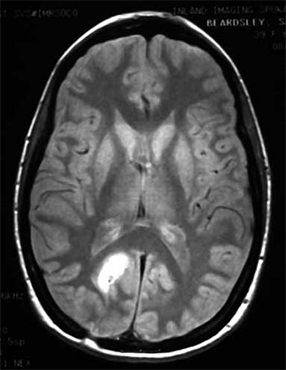
#> input picture Object-Detection/Template-Matching/tumor.png, 286 x 370 px
$ jupyter execute simple-template-matching.ipynb
#> lines starting #> are read from the running program, lines starting #| are printed output that depends on the picture; after the words box and inside, x2 and y2 are one past the last pixel; in counts of white or black regions, pixels touching at a corner belong together
**Introduction to Template Matching**

Template Matching is a computer vision technique used to identify and locate a predefined template (a smaller image or pattern) within a larger image. It is a fundamental approach for object detection and image recognition tasks, relying on finding regions in the input image that match the template.

**How Template Matching Works**

1. Input and Template: You provide a larger input image and a smaller template image that represents the object or pattern to find.

2. Sliding Window Operation: The algorithm slides the template across the input image, comparing the template with regions of the same size in the input image.

3. Similarity Measurement: At each position, a similarity metric is computed to determine how closely the template matches the current region of the input   image. Common metrics include:
   - **Cross-correlation**:
    $$
    R(x, y) = \sum_{i, j} I(x+i, y+j) T(i, j)
    $$
   - **Normalized cross-correlation**:
   $$
   R(x, y) = \frac{\sum_{i, j} \left( I(x+i, y+j) - \bar{I} \right) \left( T(i, j) - \bar{T} \right)}{\sqrt{\sum_{i, j} \left( I(x+i, y+j) - \bar{I} \right)^2 \sum_{i, j} \left( T(i, j) - \bar{T} \right)^2}}
   $$
   - **Sum of squared differences (SSD)**:
   $$
   R(x, y) = \sum_{i, j} \left( I(x+i, y+j) - T(i, j) \right)^2
   $$

4. Best Match: The location with the highest similarity score (or lowest SSD) is considered the best match, and the template is assumed to   be found there.

**Applications of Template Matching**

   - Object Detection:  Finding objects like logos, faces, or symbols in images.
   - Industrial Automation: Locating specific parts or components in manufacturing processes.
   - Medical Imaging: Detecting abnormalities by matching a reference template in X-rays or MRIs.
   - Gaming and AR: Identifying patterns or markers in video streams for augmented reality.
   - OCR: Matching character templates for text recognition.

**Limitations**
   - Scale and Rotation Sensitivity: Template matching struggles if the template or input image changes in size or orientation.
   - Illumination Variations: Performance may degrade under varying lighting conditions.
   - Computational Cost: It can be computationally expensive for large images or templates.

**Practice**

[cell 1]
import cv2
import numpy as np
import matplotlib.pyplot as plt

[cell 2]
# Load the input image and template image
image = cv2.imread('tumor.png', cv2.IMREAD_GRAYSCALE)
#> image is the input picture: shape (370, 286); min 0, max 255, mean 66.2
template = cv2.imread('template.jpg', cv2.IMREAD_GRAYSCALE)
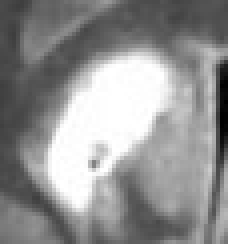
#> input picture Object-Detection/Template-Matching/template.jpg, 57 x 61 px (shown 4 times larger)
#> template is the input picture: shape (61, 57); min 1, max 255, mean 145.4

[cell 3]
# Get the dimensions of the template
template_height, template_width = template.shape
#> template_height = 61; template_width = 57

[cell 4]
# Method 1: Cross-correlation
def cross_correlation(image, template):
    return cv2.matchTemplate(image, template, cv2.TM_CCOEFF)
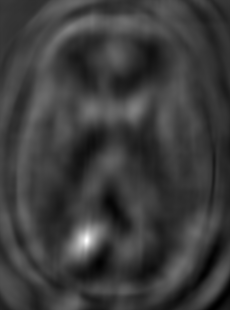
#> returned value: shape (310, 230) float32; min -3827683.2, max 13445412, mean 288376.2; drawn with min black and max white

# Method 2: Normalized Cross-correlation
def normalized_cross_correlation(image, template):
    return cv2.matchTemplate(image, template, cv2.TM_CCOEFF_NORMED)
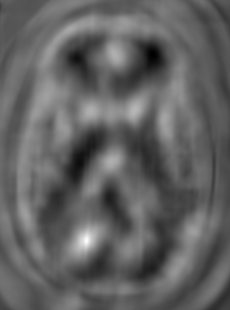
#> returned value: shape (310, 230) float32; min -0.586, max 1, mean 0.0254; drawn with min black and max white

# Method 3: Sum of Squared Differences (SSD)
def sum_of_squared_differences(image, template):
    return cv2.matchTemplate(image, template, cv2.TM_SQDIFF)
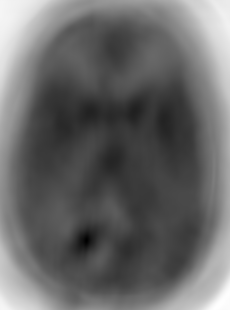
#> returned value: shape (310, 230) float32; min 9736, max 86178672, mean 35201588; drawn with min black and max white

[cell 5]
# Apply each method
result_cc = cross_correlation(image, template)
result_ncc = normalized_cross_correlation(image, template)
result_ssd = sum_of_squared_differences(image, template)

# Find the best match location
min_val_ssd, max_val_ssd, min_loc_ssd, max_loc_ssd = cv2.minMaxLoc(result_ssd)
#> min_val_ssd = 9736; max_val_ssd = 86178672; min_loc_ssd = (86, 240); max_loc_ssd = (220, 304)
min_val_cc, max_val_cc, min_loc_cc, max_loc_cc = cv2.minMaxLoc(result_cc)
#> min_val_cc = -3827683.2; max_val_cc = 13445412; min_loc_cc = (218, 303); max_loc_cc = (86, 240)
min_val_ncc, max_val_ncc, min_loc_ncc, max_loc_ncc = cv2.minMaxLoc(result_ncc)
#> min_val_ncc = -0.586; max_val_ncc = 1; min_loc_ncc = (152, 54); max_loc_ncc = (86, 240)

# Draw a rectangle around the detected template
top_left_cc = max_loc_cc
#> top_left_cc = (86, 240)
bottom_right_cc = (top_left_cc[0] + template_width, top_left_cc[1] + template_height)
#> bottom_right_cc = (143, 301)

top_left_ncc = max_loc_ncc
#> top_left_ncc = (86, 240)
bottom_right_ncc = (top_left_ncc[0] + template_width, top_left_ncc[1] + template_height)
#> bottom_right_ncc = (143, 301)

top_left_ssd = min_loc_ssd
#> top_left_ssd = (86, 240)
bottom_right_ssd = (top_left_ssd[0] + template_width, top_left_ssd[1] + template_height)
#> bottom_right_ssd = (143, 301)

# Display the results
fig, ax = plt.subplots(1, 3, figsize=(15, 5))

# Cross-correlation
image_cc = image.copy()
cv2.rectangle(image_cc, top_left_cc, bottom_right_cc, 255, 2)
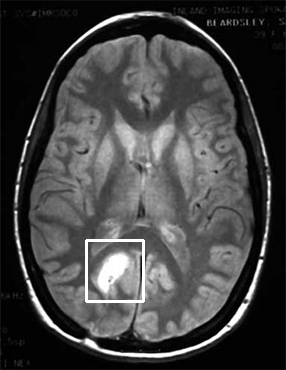
#> image_cc: shape (370, 286); 0.67% of pixels changed, all inside (x1, y1, x2, y2) = (85, 239, 145, 303)
ax[0].imshow(image_cc, cmap='gray')
ax[0].set_title("Cross-correlation")
ax[0].axis('off')

# Normalized Cross-correlation
image_ncc = image.copy()
cv2.rectangle(image_ncc, top_left_ncc, bottom_right_ncc, 255, 2)
ax[1].imshow(image_ncc, cmap='gray')
ax[1].set_title("Normalized Cross-correlation")
ax[1].axis('off')

# Sum of Squared Differences (SSD)
image_ssd = image.copy()
cv2.rectangle(image_ssd, top_left_ssd, bottom_right_ssd, 255, 2)
ax[2].imshow(image_ssd, cmap='gray')
ax[2].set_title("SSD")
ax[2].axis('off')

plt.show()
